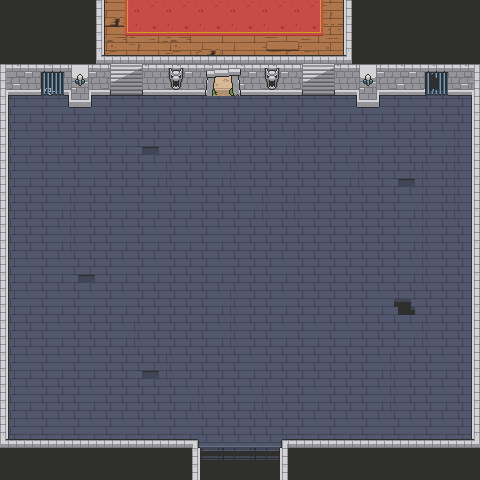

The image is a tile-based game level rendered from a .tmx file. Its description and source (layers, tilesets, objects; grid data summarised) follow:
An orthogonal 15x15 tile map with 32x32 px tiles, 4 tile layers (floor, wall, decor1, decor2) and 7 objects (3x chord, 2x monster, playerStart, milestone).

<map version="1.10" tiledversion="1.11.0" orientation="orthogonal" renderorder="right-down" width="15" height="15" tilewidth="32" tileheight="32" infinite="0" nextlayerid="6" nextobjectid="9">
 <tileset firstgid="1" name="Royal Dungeon Tileset" tilewidth="32" tileheight="32" tilecount="396" columns="18">
  <image source="../../Royal Dungeon Tileset.png" width="576" height="704" />
  <tile id="10">
   <properties>
    <property name="collides" type="bool" value="true" />
   </properties>
  </tile>
  <tile id="11">
   <properties>
    <property name="collides" type="bool" value="true" />
   </properties>
  </tile>
  <tile id="12">
   <properties>
    <property name="collides" type="bool" value="true" />
   </properties>
  </tile>
  <tile id="21">
   <properties>
    <property name="collides" type="bool" value="true" />
   </properties>
  </tile>
  <tile id="39">
   <properties>
    <property name="collides" type="bool" value="true" />
   </properties>
  </tile>
  <tile id="49">
   <properties>
    <property name="collides" type="bool" value="true" />
   </properties>
  </tile>
  <tile id="54">
   <properties>
    <property name="collides" type="bool" value="true" />
   </properties>
  </tile>
  <tile id="55">
   <properties>
    <property name="collides" type="bool" value="true" />
   </properties>
  </tile>
  <tile id="56">
   <properties>
    <property name="collides" type="bool" value="true" />
   </properties>
  </tile>
  <tile id="57">
   <properties>
    <property name="collides" type="bool" value="true" />
   </properties>
  </tile>
  <tile id="58">
   <properties>
    <property name="collides" type="bool" value="true" />
   </properties>
  </tile>
  <tile id="59">
   <properties>
    <property name="collides" type="bool" value="true" />
   </properties>
  </tile>
  <tile id="60">
   <properties>
    <property name="collides" type="bool" value="true" />
   </properties>
  </tile>
  <tile id="73">
   <properties>
    <property name="collides" type="bool" value="true" />
   </properties>
  </tile>
  <tile id="74">
   <properties>
    <property name="collides" type="bool" value="true" />
   </properties>
  </tile>
  <tile id="75">
   <properties>
    <property name="collides" type="bool" value="true" />
   </properties>
  </tile>
  <tile id="76">
   <properties>
    <property name="collides" type="bool" value="true" />
   </properties>
  </tile>
  <tile id="77">
   <properties>
    <property name="collides" type="bool" value="true" />
   </properties>
  </tile>
  <tile id="78">
   <properties>
    <property name="collides" type="bool" value="true" />
   </properties>
  </tile>
  <tile id="90">
   <properties>
    <property name="collides" type="bool" value="true" />
   </properties>
  </tile>
  <tile id="91">
   <properties>
    <property name="collides" type="bool" value="true" />
   </properties>
  </tile>
  <tile id="92">
   <properties>
    <property name="collides" type="bool" value="true" />
   </properties>
  </tile>
  <tile id="93">
   <properties>
    <property name="collides" type="bool" value="true" />
   </properties>
  </tile>
  <tile id="94">
   <properties>
    <property name="collides" type="bool" value="true" />
   </properties>
  </tile>
  <tile id="95">
   <properties>
    <property name="collides" type="bool" value="true" />
   </properties>
  </tile>
  <tile id="96">
   <properties>
    <property name="collides" type="bool" value="true" />
   </properties>
  </tile>
  <tile id="108">
   <properties>
    <property name="collides" type="bool" value="true" />
   </properties>
  </tile>
  <tile id="109">
   <properties>
    <property name="collides" type="bool" value="true" />
   </properties>
  </tile>
  <tile id="110">
   <properties>
    <property name="collides" type="bool" value="true" />
   </properties>
  </tile>
  <tile id="111">
   <properties>
    <property name="collides" type="bool" value="true" />
   </properties>
  </tile>
  <tile id="112">
   <properties>
    <property name="collides" type="bool" value="true" />
   </properties>
  </tile>
  <tile id="113">
   <properties>
    <property name="collides" type="bool" value="true" />
   </properties>
  </tile>
  <tile id="126">
   <properties>
    <property name="collides" type="bool" value="true" />
   </properties>
  </tile>
  <tile id="127">
   <properties>
    <property name="collides" type="bool" value="true" />
   </properties>
  </tile>
  <tile id="128">
   <properties>
    <property name="collides" type="bool" value="true" />
   </properties>
  </tile>
  <tile id="129">
   <properties>
    <property name="collides" type="bool" value="true" />
   </properties>
  </tile>
  <tile id="132">
   <properties>
    <property name="collides" type="bool" value="true" />
   </properties>
  </tile>
  <tile id="148">
   <properties>
    <property name="collides" type="bool" value="true" />
   </properties>
  </tile>
  <tile id="149">
   <properties>
    <property name="collides" type="bool" value="true" />
   </properties>
  </tile>
  <tile id="150">
   <properties>
    <property name="collides" type="bool" value="true" />
   </properties>
  </tile>
  <tile id="151">
   <properties>
    <property name="collides" type="bool" value="true" />
   </properties>
  </tile>
  <tile id="152">
   <properties>
    <property name="collides" type="bool" value="true" />
   </properties>
  </tile>
  <tile id="166">
   <properties>
    <property name="collides" type="bool" value="true" />
   </properties>
  </tile>
  <tile id="167">
   <properties>
    <property name="collides" type="bool" value="true" />
   </properties>
  </tile>
  <tile id="168">
   <properties>
    <property name="collides" type="bool" value="true" />
   </properties>
  </tile>
  <tile id="169">
   <properties>
    <property name="collides" type="bool" value="true" />
   </properties>
  </tile>
  <tile id="181">
   <properties>
    <property name="collides" type="bool" value="true" />
   </properties>
  </tile>
  <tile id="182">
   <properties>
    <property name="collides" type="bool" value="true" />
   </properties>
  </tile>
  <tile id="183">
   <properties>
    <property name="collides" type="bool" value="true" />
   </properties>
  </tile>
  <tile id="184">
   <properties>
    <property name="collides" type="bool" value="true" />
   </properties>
  </tile>
  <tile id="185">
   <properties>
    <property name="collides" type="bool" value="true" />
   </properties>
  </tile>
  <tile id="186">
   <properties>
    <property name="collides" type="bool" value="true" />
   </properties>
  </tile>
  <tile id="187">
   <properties>
    <property name="collides" type="bool" value="true" />
   </properties>
  </tile>
  <tile id="202">
   <properties>
    <property name="collides" type="bool" value="true" />
   </properties>
  </tile>
  <tile id="203">
   <properties>
    <property name="collides" type="bool" value="true" />
   </properties>
  </tile>
  <tile id="204">
   <properties>
    <property name="collides" type="bool" value="true" />
   </properties>
  </tile>
  <tile id="205">
   <properties>
    <property name="collides" type="bool" value="true" />
   </properties>
  </tile>
 </tileset>
 <layer id="1" name="floor" width="15" height="15">
  <data>[225 cells, 225 non-empty, 16 distinct tile ids]</data>
 </layer>
 <layer id="2" name="wall" width="15" height="15">
  <data>[225 cells, 89 non-empty, 17 distinct tile ids]</data>
 </layer>
 <layer id="3" name="decor1" width="15" height="15">
  <data>[225 cells, 22 non-empty, 10 distinct tile ids]</data>
 </layer>
 <layer id="4" name="decor2" width="15" height="15">
  <data>[225 cells, 0 non-empty, 0 distinct tile ids]</data>
 </layer>
 <objectgroup id="5" name="object">
  <object id="1" name="playerStart" x="213.94" y="439.26">
   <point />
  </object>
  <object id="2" name="chordStart" type="chord" x="259.459" y="439.26">
   <point />
  </object>
  </objectgroup>
</map>
<!-- 5 of 7 objects omitted -->